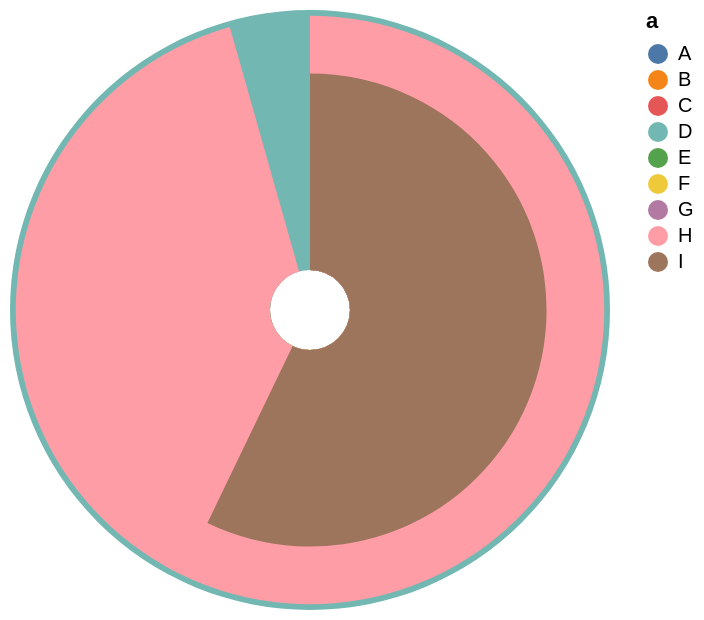

Vega-Lite specification stored for this chart:
### Vega specification from a JSON file in a GitHub repository (floating-point values rounded to 4 significant figures)
{"$schema": "https://vega.github.io/schema/vega/v6.json", "background": "white", "padding": 5, "width": 300, "height": 300, "style": "view", "data": [{"name": "source_0", "values": [{"a": "A", "b": 28, "c": 5, "g": "x"}, {"a": "B", "b": 55, "c": 9, "g": "y"}, {"a": "C", "b": 43, "c": 2, "g": "x"}, {"a": "D", "b": 91, "c": 7, "g": "y"}, {"a": "E", "b": 81, "c": 4, "g": "x"}, {"a": "F", "b": 53, "c": 6, "g": "y"}, {"a": "G", "b": 19, "c": 8, "g": "x"}, {"a": "H", "b": 87, "c": 1, "g": "y"}, {"a": "I", "b": 52, "c": 3, "g": "x"}]}, {"name": "data_0", "source": "source_0", "transform": [{"type": "filter", "expr": "isValid(datum[\"b\"]) && isFinite(+datum[\"b\"])"}]}], "marks": [{"name": "marks", "type": "arc", "style": ["arc"], "from": {"data": "data_0"}, "encode": {"update": {"innerRadius": {"value": 20}, "fill": {"scale": "color", "field": "a"}, "description": {"signal": "\"b: \" + (format(datum[\"b\"], \"\")) + \"; a: \" + (isValid(datum[\"a\"]) ? isArray(datum[\"a\"]) ? join(datum[\"a\"], ' ') : datum[\"a\"] : \"\"+datum[\"a\"])"}, "x": {"signal": "width", "mult": 0.5}, "y": {"signal": "height", "mult": 0.5}, "outerRadius": {"scale": "radius", "field": "b"}, "startAngle": {"scale": "theta", "field": "b"}, "endAngle": {"scale": "theta", "value": 0}}}}], "scales": [{"name": "theta", "type": "linear", "domain": {"data": "data_0", "field": "b"}, "range": [0, 6.283], "zero": true}, {"name": "radius", "type": "sqrt", "domain": {"data": "data_0", "field": "b"}, "range": [20, {"signal": "min(width,height)/2"}], "zero": true}, {"name": "color", "type": "ordinal", "domain": {"data": "data_0", "field": "a", "sort": true}, "range": "category"}], "legends": [{"fill": "color", "symbolType": "circle", "title": "a"}]}
